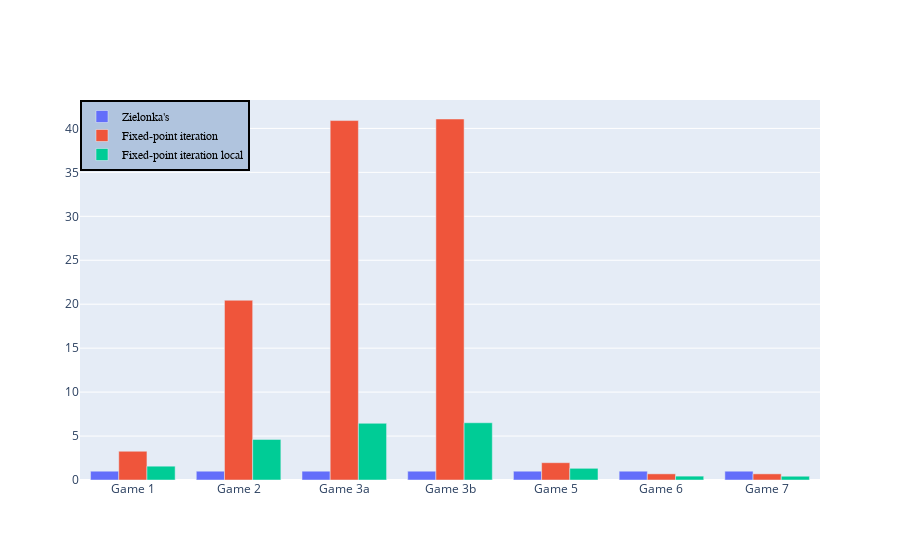

The code cell stored with this chart in its notebook:
### Code cell
plot_running_times(
    ['Zielonka\'s','Fixed-point iteration','Fixed-point iteration local'],
    [
        "/home/sjef/AfstudeerRepo/implementation/testsuite/data/singles/csvs/clean_elevator_zlnk.data.csv",
        "/home/sjef/AfstudeerRepo/implementation/testsuite/data/singles/csvs/clean_elevator_MBR.data.csv",
        "/home/sjef/AfstudeerRepo/implementation/testsuite/data/singles/csvs/clean_elevator_MBR_local.data.csv"
    ],0,normalize=1)

### Figure 1 — Plotly figure (JSON) as saved in the notebook; plotly's stock layout.template omitted (floating-point values rounded to 4 significant figures)
{"data": [{"name": "Zielonka's", "type": "bar", "x": ["Game 1", "Game 2", "Game 3a", "Game 3b", "Game 5", "Game 6", "Game 7"], "y": [1, 1, 1, 1, 1, 1, 1]}, {"name": "Fixed-point iteration", "type": "bar", "x": ["Game 1", "Game 2", "Game 3a", "Game 3b", "Game 5", "Game 6", "Game 7"], "y": [3.27, 20.45, 40.89, 41.07, 1.968, 0.7001, 0.6983]}, {"name": "Fixed-point iteration local", "type": "bar", "x": ["Game 1", "Game 2", "Game 3a", "Game 3b", "Game 5", "Game 6", "Game 7"], "y": [1.571, 4.615, 6.451, 6.513, 1.33, 0.4407, 0.4275]}], "layout": {"barmode": "group", "legend": {"bgcolor": "LightSteelBlue", "bordercolor": "Black", "borderwidth": 2, "font": {"color": "black", "family": "sans-serif", "size": 12}, "traceorder": "normal", "x": 0, "y": 1}}}
